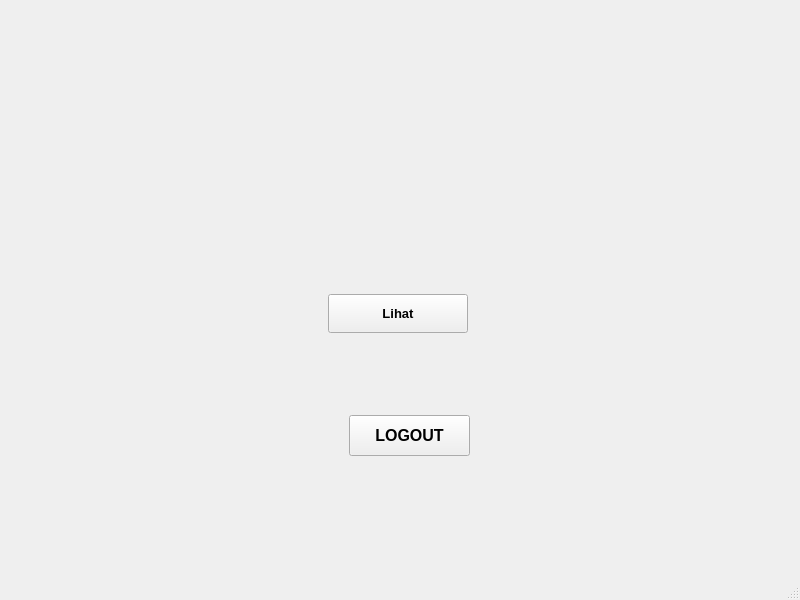
<?xml version="1.0" encoding="UTF-8"?>
<ui version="4.0">
 <class>MainWindow</class>
 <widget class="QMainWindow" name="MainWindow">
  <property name="geometry">
   <rect>
    <x>0</x>
    <y>0</y>
    <width>800</width>
    <height>600</height>
   </rect>
  </property>
  <property name="windowTitle">
   <string>MainWindow</string>
  </property>
  <widget class="QWidget" name="centralwidget">
   <widget class="QPushButton" name="btn_logout">
    <property name="geometry">
     <rect>
      <x>349</x>
      <y>415</y>
      <width>121</width>
      <height>41</height>
     </rect>
    </property>
    <property name="font">
     <font>
      <pointsize>12</pointsize>
      <weight>75</weight>
      <bold>true</bold>
     </font>
    </property>
    <property name="text">
     <string>LOGOUT</string>
    </property>
   </widget>
   <widget class="QPushButton" name="btn_lihat_instansi">
    <property name="geometry">
     <rect>
      <x>328</x>
      <y>294</y>
      <width>140</width>
      <height>39</height>
     </rect>
    </property>
    <property name="font">
     <font>
      <pointsize>10</pointsize>
      <weight>75</weight>
      <bold>true</bold>
     </font>
    </property>
    <property name="text">
     <string>Lihat</string>
    </property>
   </widget>
   <widget class="QLabel" name="label">
    <property name="geometry">
     <rect>
      <x>5</x>
      <y>1</y>
      <width>779</width>
      <height>540</height>
     </rect>
    </property>
    <property name="text">
     <string/>
    </property>
    <property name="pixmap">
     <pixmap>mahasiswa (1).png</pixmap>
    </property>
    <property name="scaledContents">
     <bool>true</bool>
    </property>
   </widget>
   <zorder>label</zorder>
   <zorder>btn_logout</zorder>
   <zorder>btn_lihat_instansi</zorder>
  </widget>
  <widget class="QMenuBar" name="menubar">
   <property name="geometry">
    <rect>
     <x>0</x>
     <y>0</y>
     <width>800</width>
     <height>26</height>
    </rect>
   </property>
  </widget>
  <widget class="QStatusBar" name="statusbar"/>
 </widget>
 <resources/>
 <connections/>
</ui>
